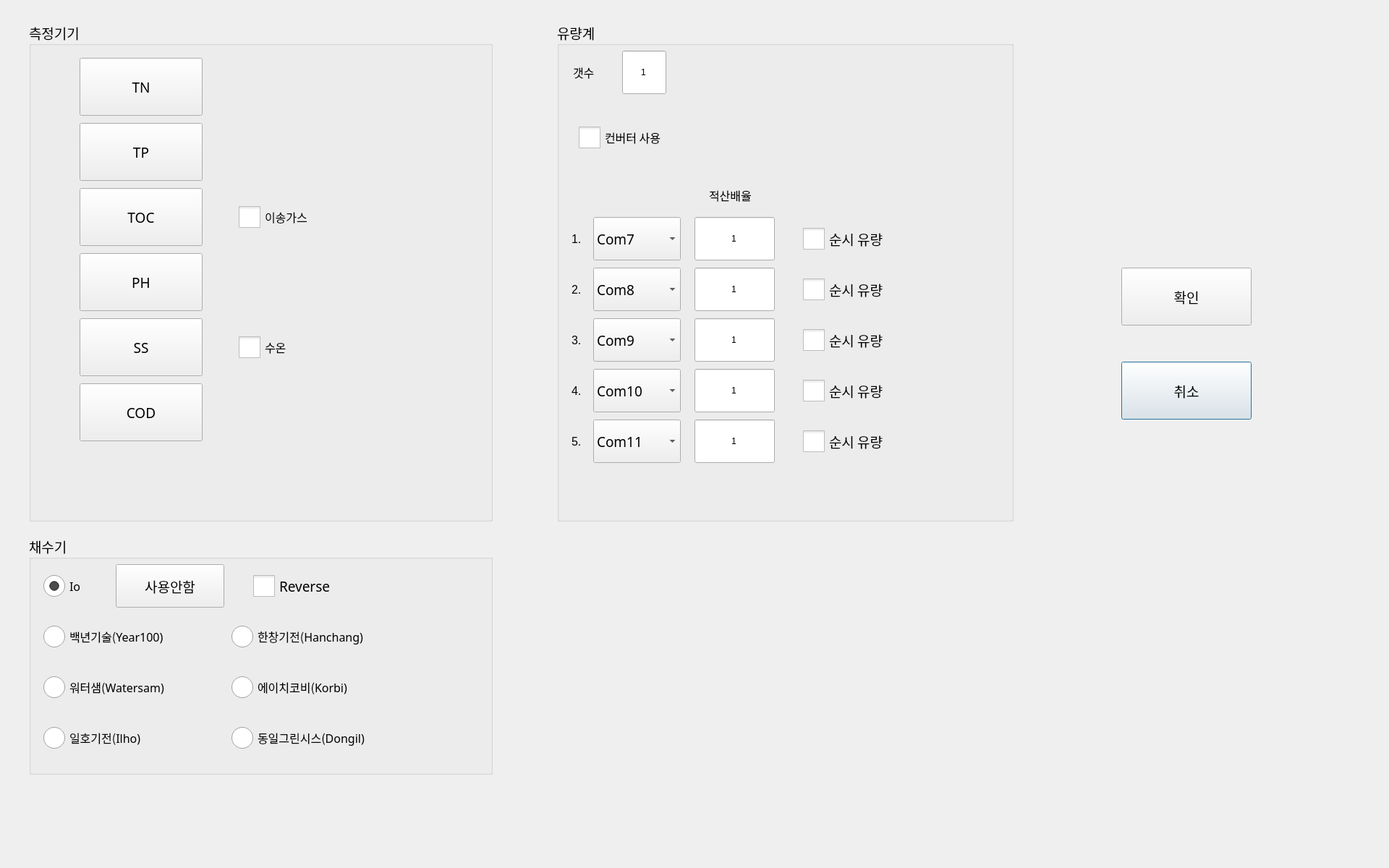
<?xml version="1.0" encoding="UTF-8"?>
<ui version="4.0">
 <class>SensorSelect</class>
 <widget class="QDialog" name="SensorSelect">
  <property name="geometry">
   <rect>
    <x>0</x>
    <y>0</y>
    <width>1920</width>
    <height>1200</height>
   </rect>
  </property>
  <property name="font">
   <font>
    <family>나눔고딕코딩</family>
    <pointsize>14</pointsize>
   </font>
  </property>
  <property name="windowTitle">
   <string>Dialog</string>
  </property>
  <property name="styleSheet">
   <string notr="true">QCheckBox::indicator {
     width: 30px;
     height: 30px;
}

QCheckBox::indicator:checked
{
	image: url(:images/checkbox_checked.png);
}
QCheckBox::indicator:unchecked
{
	image: url(:images/checkbox_normal.png);
}

QRadioButton::indicator {
     width: 30px;
     height: 30px;
}

QRadioButton::indicator:checked
{
	image: url(:images/radiobutton_checked.png);
}
QRadioButton::indicator:unchecked
{
	image: url(:images/radiobutton_normal.png);
}
</string>
  </property>
  <widget class="QPushButton" name="cancel">
   <property name="geometry">
    <rect>
     <x>1550</x>
     <y>500</y>
     <width>180</width>
     <height>80</height>
    </rect>
   </property>
   <property name="font">
    <font>
     <family>나눔고딕코딩</family>
     <pointsize>14</pointsize>
    </font>
   </property>
   <property name="text">
    <string>취소</string>
   </property>
  </widget>
  <widget class="QPushButton" name="ok">
   <property name="geometry">
    <rect>
     <x>1550</x>
     <y>370</y>
     <width>180</width>
     <height>80</height>
    </rect>
   </property>
   <property name="font">
    <font>
     <family>나눔고딕코딩</family>
     <pointsize>14</pointsize>
    </font>
   </property>
   <property name="text">
    <string>확인</string>
   </property>
  </widget>
  <widget class="QGroupBox" name="groupBox">
   <property name="geometry">
    <rect>
     <x>40</x>
     <y>30</y>
     <width>641</width>
     <height>691</height>
    </rect>
   </property>
   <property name="font">
    <font>
     <family>나눔고딕코딩</family>
     <pointsize>14</pointsize>
    </font>
   </property>
   <property name="title">
    <string>측정기기</string>
   </property>
   <widget class="QPushButton" name="TN">
    <property name="geometry">
     <rect>
      <x>70</x>
      <y>50</y>
      <width>170</width>
      <height>80</height>
     </rect>
    </property>
    <property name="font">
     <font>
      <family>나눔고딕코딩</family>
      <pointsize>14</pointsize>
     </font>
    </property>
    <property name="text">
     <string>TN</string>
    </property>
    <property name="checkable">
     <bool>true</bool>
    </property>
   </widget>
   <widget class="QPushButton" name="TOC">
    <property name="geometry">
     <rect>
      <x>70</x>
      <y>230</y>
      <width>170</width>
      <height>80</height>
     </rect>
    </property>
    <property name="font">
     <font>
      <family>나눔고딕코딩</family>
      <pointsize>14</pointsize>
     </font>
    </property>
    <property name="text">
     <string>TOC</string>
    </property>
    <property name="checkable">
     <bool>true</bool>
    </property>
   </widget>
   <widget class="QPushButton" name="TP">
    <property name="geometry">
     <rect>
      <x>70</x>
      <y>140</y>
      <width>170</width>
      <height>80</height>
     </rect>
    </property>
    <property name="font">
     <font>
      <family>나눔고딕코딩</family>
      <pointsize>14</pointsize>
     </font>
    </property>
    <property name="text">
     <string>TP</string>
    </property>
    <property name="checkable">
     <bool>true</bool>
    </property>
   </widget>
   <widget class="QPushButton" name="PH">
    <property name="geometry">
     <rect>
      <x>70</x>
      <y>320</y>
      <width>170</width>
      <height>80</height>
     </rect>
    </property>
    <property name="font">
     <font>
      <family>나눔고딕코딩</family>
      <pointsize>14</pointsize>
     </font>
    </property>
    <property name="text">
     <string>PH</string>
    </property>
    <property name="checkable">
     <bool>true</bool>
    </property>
   </widget>
   <widget class="QPushButton" name="SS">
    <property name="geometry">
     <rect>
      <x>70</x>
      <y>410</y>
      <width>170</width>
      <height>80</height>
     </rect>
    </property>
    <property name="font">
     <font>
      <family>나눔고딕코딩</family>
      <pointsize>14</pointsize>
     </font>
    </property>
    <property name="text">
     <string>SS</string>
    </property>
    <property name="checkable">
     <bool>true</bool>
    </property>
   </widget>
   <widget class="QToolButton" name="COD">
    <property name="geometry">
     <rect>
      <x>70</x>
      <y>500</y>
      <width>170</width>
      <height>80</height>
     </rect>
    </property>
    <property name="font">
     <font>
      <family>나눔고딕코딩</family>
      <pointsize>14</pointsize>
     </font>
    </property>
    <property name="text">
     <string>COD</string>
    </property>
    <property name="checkable">
     <bool>true</bool>
    </property>
   </widget>
   <widget class="QCheckBox" name="WaterTemp_ss">
    <property name="geometry">
     <rect>
      <x>290</x>
      <y>410</y>
      <width>111</width>
      <height>80</height>
     </rect>
    </property>
    <property name="font">
     <font>
      <family>나눔고딕코딩</family>
      <pointsize>12</pointsize>
     </font>
    </property>
    <property name="text">
     <string>수온</string>
    </property>
   </widget>
   <widget class="QCheckBox" name="Gas_toc">
    <property name="geometry">
     <rect>
      <x>290</x>
      <y>230</y>
      <width>161</width>
      <height>80</height>
     </rect>
    </property>
    <property name="font">
     <font>
      <family>나눔고딕코딩</family>
      <pointsize>12</pointsize>
     </font>
    </property>
    <property name="text">
     <string>이송가스</string>
    </property>
   </widget>
  </widget>
  <widget class="QGroupBox" name="groupBox_3">
   <property name="geometry">
    <rect>
     <x>770</x>
     <y>30</y>
     <width>631</width>
     <height>691</height>
    </rect>
   </property>
   <property name="font">
    <font>
     <family>나눔고딕코딩</family>
     <pointsize>14</pointsize>
    </font>
   </property>
   <property name="title">
    <string>유량계</string>
   </property>
   <widget class="QCheckBox" name="Analog_flow">
    <property name="geometry">
     <rect>
      <x>30</x>
      <y>130</y>
      <width>181</width>
      <height>60</height>
     </rect>
    </property>
    <property name="font">
     <font>
      <family>나눔고딕코딩</family>
      <pointsize>12</pointsize>
     </font>
    </property>
    <property name="text">
     <string>컨버터 사용</string>
    </property>
   </widget>
   <widget class="NumEdit" name="num">
    <property name="geometry">
     <rect>
      <x>90</x>
      <y>40</y>
      <width>61</width>
      <height>60</height>
     </rect>
    </property>
    <property name="text">
     <string>1</string>
    </property>
    <property name="alignment">
     <set>Qt::AlignCenter</set>
    </property>
   </widget>
   <widget class="QLabel" name="label_2">
    <property name="geometry">
     <rect>
      <x>22</x>
      <y>40</y>
      <width>61</width>
      <height>60</height>
     </rect>
    </property>
    <property name="font">
     <font>
      <family>나눔고딕코딩</family>
      <pointsize>12</pointsize>
     </font>
    </property>
    <property name="text">
     <string>갯수</string>
    </property>
   </widget>
   <widget class="QLabel" name="label_3">
    <property name="geometry">
     <rect>
      <x>210</x>
      <y>210</y>
      <width>81</width>
      <height>60</height>
     </rect>
    </property>
    <property name="font">
     <font>
      <family>나눔고딕코딩</family>
      <pointsize>12</pointsize>
     </font>
    </property>
    <property name="text">
     <string>적산배율</string>
    </property>
   </widget>
   <widget class="NumEdit" name="ratio_1">
    <property name="geometry">
     <rect>
      <x>190</x>
      <y>270</y>
      <width>111</width>
      <height>60</height>
     </rect>
    </property>
    <property name="text">
     <string>1</string>
    </property>
    <property name="alignment">
     <set>Qt::AlignCenter</set>
    </property>
   </widget>
   <widget class="QCheckBox" name="rate5">
    <property name="geometry">
     <rect>
      <x>340</x>
      <y>550</y>
      <width>140</width>
      <height>60</height>
     </rect>
    </property>
    <property name="font">
     <font>
      <family>나눔고딕코딩</family>
      <pointsize>14</pointsize>
     </font>
    </property>
    <property name="text">
     <string>순시 유량</string>
    </property>
   </widget>
   <widget class="QLabel" name="f_label4">
    <property name="geometry">
     <rect>
      <x>20</x>
      <y>480</y>
      <width>31</width>
      <height>60</height>
     </rect>
    </property>
    <property name="font">
     <font>
      <pointsize>12</pointsize>
     </font>
    </property>
    <property name="text">
     <string>4.</string>
    </property>
   </widget>
   <widget class="QLabel" name="f_label2">
    <property name="geometry">
     <rect>
      <x>20</x>
      <y>340</y>
      <width>31</width>
      <height>60</height>
     </rect>
    </property>
    <property name="font">
     <font>
      <pointsize>12</pointsize>
     </font>
    </property>
    <property name="text">
     <string>2.</string>
    </property>
   </widget>
   <widget class="QLabel" name="f_label5">
    <property name="geometry">
     <rect>
      <x>20</x>
      <y>550</y>
      <width>31</width>
      <height>60</height>
     </rect>
    </property>
    <property name="font">
     <font>
      <pointsize>12</pointsize>
     </font>
    </property>
    <property name="text">
     <string>5.</string>
    </property>
   </widget>
   <widget class="QCheckBox" name="rate3">
    <property name="geometry">
     <rect>
      <x>340</x>
      <y>410</y>
      <width>140</width>
      <height>60</height>
     </rect>
    </property>
    <property name="font">
     <font>
      <family>나눔고딕코딩</family>
      <pointsize>14</pointsize>
     </font>
    </property>
    <property name="text">
     <string>순시 유량</string>
    </property>
   </widget>
   <widget class="QLabel" name="f_label1">
    <property name="geometry">
     <rect>
      <x>20</x>
      <y>270</y>
      <width>31</width>
      <height>60</height>
     </rect>
    </property>
    <property name="font">
     <font>
      <pointsize>12</pointsize>
     </font>
    </property>
    <property name="text">
     <string>1.</string>
    </property>
   </widget>
   <widget class="QComboBox" name="f_comPort1">
    <property name="geometry">
     <rect>
      <x>50</x>
      <y>270</y>
      <width>121</width>
      <height>60</height>
     </rect>
    </property>
    <property name="font">
     <font>
      <family>나눔고딕코딩</family>
      <pointsize>14</pointsize>
     </font>
    </property>
    <property name="currentText">
     <string>Com7</string>
    </property>
    <property name="currentIndex">
     <number>6</number>
    </property>
    <property name="maxVisibleItems">
     <number>15</number>
    </property>
    <item>
     <property name="text">
      <string>Com1</string>
     </property>
    </item>
    <item>
     <property name="text">
      <string>Com2</string>
     </property>
    </item>
    <item>
     <property name="text">
      <string>Com3</string>
     </property>
    </item>
    <item>
     <property name="text">
      <string>Com4</string>
     </property>
    </item>
    <item>
     <property name="text">
      <string>Com5</string>
     </property>
    </item>
    <item>
     <property name="text">
      <string>Com6</string>
     </property>
    </item>
    <item>
     <property name="text">
      <string>Com7</string>
     </property>
    </item>
    <item>
     <property name="text">
      <string>Com8</string>
     </property>
    </item>
    <item>
     <property name="text">
      <string>Com9</string>
     </property>
    </item>
    <item>
     <property name="text">
      <string>Com10</string>
     </property>
    </item>
    <item>
     <property name="text">
      <string>Com11</string>
     </property>
    </item>
    <item>
     <property name="text">
      <string>Com12</string>
     </property>
    </item>
    <item>
     <property name="text">
      <string>com13</string>
     </property>
    </item>
    <item>
     <property name="text">
      <string>com14</string>
     </property>
    </item>
    <item>
     <property name="text">
      <string>com15</string>
     </property>
    </item>
   </widget>
   <widget class="QCheckBox" name="rate4">
    <property name="geometry">
     <rect>
      <x>340</x>
      <y>480</y>
      <width>140</width>
      <height>60</height>
     </rect>
    </property>
    <property name="font">
     <font>
      <family>나눔고딕코딩</family>
      <pointsize>14</pointsize>
     </font>
    </property>
    <property name="text">
     <string>순시 유량</string>
    </property>
   </widget>
   <widget class="QComboBox" name="f_comPort4">
    <property name="geometry">
     <rect>
      <x>50</x>
      <y>480</y>
      <width>121</width>
      <height>60</height>
     </rect>
    </property>
    <property name="font">
     <font>
      <family>나눔고딕코딩</family>
      <pointsize>14</pointsize>
     </font>
    </property>
    <property name="currentIndex">
     <number>9</number>
    </property>
    <property name="maxVisibleItems">
     <number>15</number>
    </property>
    <item>
     <property name="text">
      <string>Com1</string>
     </property>
    </item>
    <item>
     <property name="text">
      <string>Com2</string>
     </property>
    </item>
    <item>
     <property name="text">
      <string>Com3</string>
     </property>
    </item>
    <item>
     <property name="text">
      <string>Com4</string>
     </property>
    </item>
    <item>
     <property name="text">
      <string>Com5</string>
     </property>
    </item>
    <item>
     <property name="text">
      <string>Com6</string>
     </property>
    </item>
    <item>
     <property name="text">
      <string>Com7</string>
     </property>
    </item>
    <item>
     <property name="text">
      <string>Com8</string>
     </property>
    </item>
    <item>
     <property name="text">
      <string>Com9</string>
     </property>
    </item>
    <item>
     <property name="text">
      <string>Com10</string>
     </property>
    </item>
    <item>
     <property name="text">
      <string>Com11</string>
     </property>
    </item>
    <item>
     <property name="text">
      <string>Com12</string>
     </property>
    </item>
    <item>
     <property name="text">
      <string>Com13</string>
     </property>
    </item>
    <item>
     <property name="text">
      <string>Com14</string>
     </property>
    </item>
    <item>
     <property name="text">
      <string>Com15</string>
     </property>
    </item>
   </widget>
   <widget class="QCheckBox" name="rate2">
    <property name="geometry">
     <rect>
      <x>340</x>
      <y>340</y>
      <width>140</width>
      <height>60</height>
     </rect>
    </property>
    <property name="font">
     <font>
      <family>나눔고딕코딩</family>
      <pointsize>14</pointsize>
     </font>
    </property>
    <property name="text">
     <string>순시 유량</string>
    </property>
   </widget>
   <widget class="QComboBox" name="f_comPort2">
    <property name="geometry">
     <rect>
      <x>50</x>
      <y>340</y>
      <width>121</width>
      <height>60</height>
     </rect>
    </property>
    <property name="font">
     <font>
      <family>나눔고딕코딩</family>
      <pointsize>14</pointsize>
     </font>
    </property>
    <property name="currentIndex">
     <number>7</number>
    </property>
    <property name="maxVisibleItems">
     <number>15</number>
    </property>
    <item>
     <property name="text">
      <string>Com1</string>
     </property>
    </item>
    <item>
     <property name="text">
      <string>Com2</string>
     </property>
    </item>
    <item>
     <property name="text">
      <string>Com3</string>
     </property>
    </item>
    <item>
     <property name="text">
      <string>Com4</string>
     </property>
    </item>
    <item>
     <property name="text">
      <string>Com5</string>
     </property>
    </item>
    <item>
     <property name="text">
      <string>Com6</string>
     </property>
    </item>
    <item>
     <property name="text">
      <string>Com7</string>
     </property>
    </item>
    <item>
     <property name="text">
      <string>Com8</string>
     </property>
    </item>
    <item>
     <property name="text">
      <string>Com9</string>
     </property>
    </item>
    <item>
     <property name="text">
      <string>Com10</string>
     </property>
    </item>
    <item>
     <property name="text">
      <string>Com11</string>
     </property>
    </item>
    <item>
     <property name="text">
      <string>Com12</string>
     </property>
    </item>
    <item>
     <property name="text">
      <string>Com13</string>
     </property>
    </item>
    <item>
     <property name="text">
      <string>Com14</string>
     </property>
    </item>
    <item>
     <property name="text">
      <string>Com15</string>
     </property>
    </item>
   </widget>
   <widget class="QCheckBox" name="rate1">
    <property name="geometry">
     <rect>
      <x>340</x>
      <y>270</y>
      <width>140</width>
      <height>60</height>
     </rect>
    </property>
    <property name="font">
     <font>
      <family>나눔고딕코딩</family>
      <pointsize>14</pointsize>
     </font>
    </property>
    <property name="text">
     <string>순시 유량</string>
    </property>
   </widget>
   <widget class="QLabel" name="f_label3">
    <property name="geometry">
     <rect>
      <x>20</x>
      <y>410</y>
      <width>31</width>
      <height>60</height>
     </rect>
    </property>
    <property name="font">
     <font>
      <pointsize>12</pointsize>
     </font>
    </property>
    <property name="text">
     <string>3.</string>
    </property>
   </widget>
   <widget class="QComboBox" name="f_comPort3">
    <property name="geometry">
     <rect>
      <x>50</x>
      <y>410</y>
      <width>121</width>
      <height>60</height>
     </rect>
    </property>
    <property name="font">
     <font>
      <family>나눔고딕코딩</family>
      <pointsize>14</pointsize>
     </font>
    </property>
    <property name="currentIndex">
     <number>8</number>
    </property>
    <property name="maxVisibleItems">
     <number>15</number>
    </property>
    <item>
     <property name="text">
      <string>Com1</string>
     </property>
    </item>
    <item>
     <property name="text">
      <string>Com2</string>
     </property>
    </item>
    <item>
     <property name="text">
      <string>Com3</string>
     </property>
    </item>
    <item>
     <property name="text">
      <string>Com4</string>
     </property>
    </item>
    <item>
     <property name="text">
      <string>Com5</string>
     </property>
    </item>
    <item>
     <property name="text">
      <string>Com6</string>
     </property>
    </item>
    <item>
     <property name="text">
      <string>Com7</string>
     </property>
    </item>
    <item>
     <property name="text">
      <string>Com8</string>
     </property>
    </item>
    <item>
     <property name="text">
      <string>Com9</string>
     </property>
    </item>
    <item>
     <property name="text">
      <string>Com10</string>
     </property>
    </item>
    <item>
     <property name="text">
      <string>Com11</string>
     </property>
    </item>
    <item>
     <property name="text">
      <string>Com12</string>
     </property>
    </item>
    <item>
     <property name="text">
      <string>Com13</string>
     </property>
    </item>
    <item>
     <property name="text">
      <string>Com14</string>
     </property>
    </item>
    <item>
     <property name="text">
      <string>Com15</string>
     </property>
    </item>
   </widget>
   <widget class="QComboBox" name="f_comPort5">
    <property name="geometry">
     <rect>
      <x>50</x>
      <y>550</y>
      <width>121</width>
      <height>60</height>
     </rect>
    </property>
    <property name="font">
     <font>
      <family>나눔고딕코딩</family>
      <pointsize>14</pointsize>
     </font>
    </property>
    <property name="currentIndex">
     <number>10</number>
    </property>
    <property name="maxVisibleItems">
     <number>15</number>
    </property>
    <item>
     <property name="text">
      <string>Com1</string>
     </property>
    </item>
    <item>
     <property name="text">
      <string>Com2</string>
     </property>
    </item>
    <item>
     <property name="text">
      <string>Com3</string>
     </property>
    </item>
    <item>
     <property name="text">
      <string>Com4</string>
     </property>
    </item>
    <item>
     <property name="text">
      <string>Com5</string>
     </property>
    </item>
    <item>
     <property name="text">
      <string>Com6</string>
     </property>
    </item>
    <item>
     <property name="text">
      <string>Com7</string>
     </property>
    </item>
    <item>
     <property name="text">
      <string>Com8</string>
     </property>
    </item>
    <item>
     <property name="text">
      <string>Com9</string>
     </property>
    </item>
    <item>
     <property name="text">
      <string>Com10</string>
     </property>
    </item>
    <item>
     <property name="text">
      <string>Com11</string>
     </property>
    </item>
    <item>
     <property name="text">
      <string>Com12</string>
     </property>
    </item>
    <item>
     <property name="text">
      <string>Com13</string>
     </property>
    </item>
    <item>
     <property name="text">
      <string>Com14</string>
     </property>
    </item>
    <item>
     <property name="text">
      <string>Com15</string>
     </property>
    </item>
   </widget>
   <widget class="NumEdit" name="ratio_2">
    <property name="geometry">
     <rect>
      <x>190</x>
      <y>340</y>
      <width>111</width>
      <height>60</height>
     </rect>
    </property>
    <property name="text">
     <string>1</string>
    </property>
    <property name="alignment">
     <set>Qt::AlignCenter</set>
    </property>
   </widget>
   <widget class="NumEdit" name="ratio_3">
    <property name="geometry">
     <rect>
      <x>190</x>
      <y>410</y>
      <width>111</width>
      <height>60</height>
     </rect>
    </property>
    <property name="text">
     <string>1</string>
    </property>
    <property name="alignment">
     <set>Qt::AlignCenter</set>
    </property>
   </widget>
   <widget class="NumEdit" name="ratio_4">
    <property name="geometry">
     <rect>
      <x>190</x>
      <y>480</y>
      <width>111</width>
      <height>60</height>
     </rect>
    </property>
    <property name="text">
     <string>1</string>
    </property>
    <property name="alignment">
     <set>Qt::AlignCenter</set>
    </property>
   </widget>
   <widget class="NumEdit" name="ratio_5">
    <property name="geometry">
     <rect>
      <x>190</x>
      <y>550</y>
      <width>111</width>
      <height>60</height>
     </rect>
    </property>
    <property name="text">
     <string>1</string>
    </property>
    <property name="alignment">
     <set>Qt::AlignCenter</set>
    </property>
   </widget>
  </widget>
  <widget class="QGroupBox" name="groupBox_2">
   <property name="geometry">
    <rect>
     <x>40</x>
     <y>740</y>
     <width>641</width>
     <height>331</height>
    </rect>
   </property>
   <property name="font">
    <font>
     <family>나눔고딕코딩</family>
     <pointsize>14</pointsize>
    </font>
   </property>
   <property name="title">
    <string>채수기</string>
   </property>
   <widget class="QRadioButton" name="Io">
    <property name="geometry">
     <rect>
      <x>20</x>
      <y>40</y>
      <width>91</width>
      <height>60</height>
     </rect>
    </property>
    <property name="font">
     <font>
      <family>나눔고딕코딩</family>
      <pointsize>12</pointsize>
     </font>
    </property>
    <property name="text">
     <string>Io</string>
    </property>
    <property name="checked">
     <bool>true</bool>
    </property>
    <attribute name="buttonGroup">
     <string notr="true">SamModelGroup</string>
    </attribute>
   </widget>
   <widget class="QRadioButton" name="Hanchang">
    <property name="geometry">
     <rect>
      <x>280</x>
      <y>110</y>
      <width>241</width>
      <height>60</height>
     </rect>
    </property>
    <property name="font">
     <font>
      <family>나눔고딕코딩</family>
      <pointsize>12</pointsize>
     </font>
    </property>
    <property name="text">
     <string>한창기전(Hanchang)</string>
    </property>
    <attribute name="buttonGroup">
     <string notr="true">SamModelGroup</string>
    </attribute>
   </widget>
   <widget class="QRadioButton" name="Watersam">
    <property name="geometry">
     <rect>
      <x>20</x>
      <y>180</y>
      <width>211</width>
      <height>60</height>
     </rect>
    </property>
    <property name="font">
     <font>
      <family>나눔고딕코딩</family>
      <pointsize>12</pointsize>
     </font>
    </property>
    <property name="text">
     <string>워터샘(Watersam)</string>
    </property>
    <attribute name="buttonGroup">
     <string notr="true">SamModelGroup</string>
    </attribute>
   </widget>
   <widget class="QRadioButton" name="Year100">
    <property name="geometry">
     <rect>
      <x>20</x>
      <y>110</y>
      <width>211</width>
      <height>60</height>
     </rect>
    </property>
    <property name="font">
     <font>
      <family>나눔고딕코딩</family>
      <pointsize>12</pointsize>
     </font>
    </property>
    <property name="text">
     <string>백년기술(Year100)</string>
    </property>
    <attribute name="buttonGroup">
     <string notr="true">SamModelGroup</string>
    </attribute>
   </widget>
   <widget class="QRadioButton" name="Korbi">
    <property name="geometry">
     <rect>
      <x>280</x>
      <y>180</y>
      <width>221</width>
      <height>60</height>
     </rect>
    </property>
    <property name="font">
     <font>
      <family>나눔고딕코딩</family>
      <pointsize>12</pointsize>
     </font>
    </property>
    <property name="text">
     <string>에이치코비(Korbi)</string>
    </property>
    <attribute name="buttonGroup">
     <string notr="true">SamModelGroup</string>
    </attribute>
   </widget>
   <widget class="QRadioButton" name="Ilho">
    <property name="geometry">
     <rect>
      <x>20</x>
      <y>250</y>
      <width>201</width>
      <height>60</height>
     </rect>
    </property>
    <property name="font">
     <font>
      <family>나눔고딕코딩</family>
      <pointsize>12</pointsize>
     </font>
    </property>
    <property name="text">
     <string>일호기전(Ilho)</string>
    </property>
    <attribute name="buttonGroup">
     <string notr="true">SamModelGroup</string>
    </attribute>
   </widget>
   <widget class="QRadioButton" name="Dongil">
    <property name="geometry">
     <rect>
      <x>280</x>
      <y>250</y>
      <width>251</width>
      <height>60</height>
     </rect>
    </property>
    <property name="font">
     <font>
      <family>나눔고딕코딩</family>
      <pointsize>12</pointsize>
     </font>
    </property>
    <property name="text">
     <string>동일그린시스(Dongil)</string>
    </property>
    <attribute name="buttonGroup">
     <string notr="true">SamModelGroup</string>
    </attribute>
   </widget>
   <widget class="QCheckBox" name="sampDoorReverse">
    <property name="geometry">
     <rect>
      <x>310</x>
      <y>40</y>
      <width>131</width>
      <height>60</height>
     </rect>
    </property>
    <property name="font">
     <font>
      <family>나눔고딕코딩</family>
      <pointsize>14</pointsize>
     </font>
    </property>
    <property name="text">
     <string>Reverse</string>
    </property>
   </widget>
   <widget class="QPushButton" name="sampDoor">
    <property name="geometry">
     <rect>
      <x>120</x>
      <y>40</y>
      <width>150</width>
      <height>60</height>
     </rect>
    </property>
    <property name="font">
     <font>
      <family>나눔고딕코딩</family>
      <pointsize>14</pointsize>
     </font>
    </property>
    <property name="text">
     <string>사용안함</string>
    </property>
   </widget>
  </widget>
 </widget>
 <customwidgets>
  <customwidget>
   <class>NumEdit</class>
   <extends>QLineEdit</extends>
   <header location="global">numedit.h</header>
  </customwidget>
 </customwidgets>
 <resources/>
 <connections>
  <connection>
   <sender>cancel</sender>
   <signal>clicked()</signal>
   <receiver>SensorSelect</receiver>
   <slot>reject()</slot>
   <hints>
    <hint type="sourcelabel">
     <x>1010</x>
     <y>800</y>
    </hint>
    <hint type="destinationlabel">
     <x>198</x>
     <y>176</y>
    </hint>
   </hints>
  </connection>
 </connections>
 <buttongroups>
  <buttongroup name="SamModelGroup"/>
 </buttongroups>
</ui>
